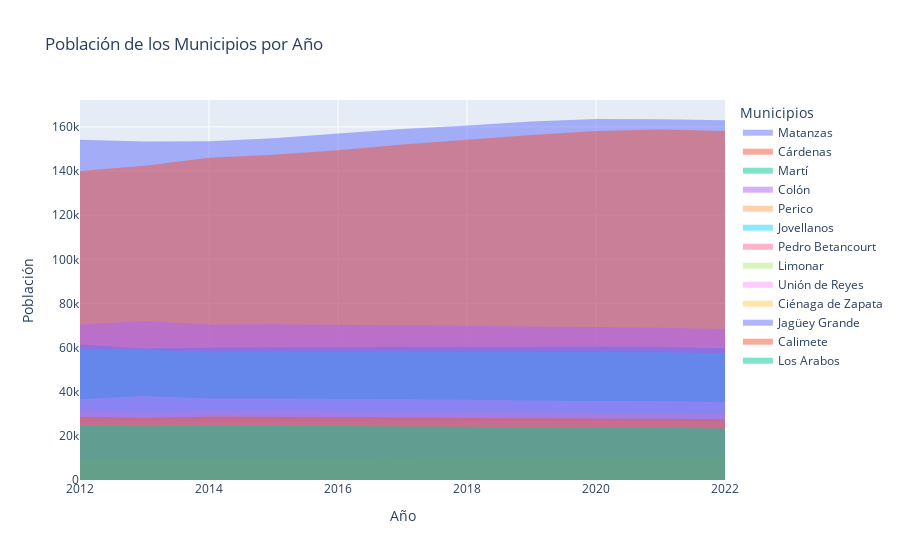

The code cell stored with this chart in its notebook:
### Code cell
import numpy as np
import pandas as pd
import matplotlib.pyplot as plt
import plotly.graph_objects as go
import nbformat

#Importando las tablas a usar
poblacion_municipios=pd.read_csv("C:/Users/crist/Desktop/Proceso-migratorio-en-Matanzas/Proyecto Final/POBLACION POR MUNICIPIO MTZ.csv" )


#Creamos una lista con los distintos grupos de edad a estudiar
municipios = ["Matanzas" ,"Cárdenas" , "Martí" , "Colón" , "Perico" , "Jovellanos ","Pedro Betancourt" , "Limonar" ,"Unión de Reyes" ,"Ciénaga de Zapata" , "Jagüey Grande" ,"Calimete" , "Los Arabos" ]
poblacion_municipios= poblacion_municipios.values.tolist()
#Limpiando la lista de la poblacion y creando una lista con los anios

for poblacion in poblacion_municipios:
    del poblacion[0]

anios= [x for x in range(2012,2023)]

#Creando el grafico de area
fig = go.Figure()
for i, municipio in enumerate(municipios):
    fig.add_trace(go.Scatter(
        x=anios,
        y=poblacion_municipios[i],
        mode='none',
        fill='tozeroy',
        name=municipio
    ))
#Creando los elementos explicativos
fig.update_layout(
    title="Población de los Municipios por Año",
    xaxis_title="Año",
    yaxis_title="Población",
    legend_title="Municipios"
)
#Mostrando el grafico
fig.show()

### Figure 1 — Plotly figure (JSON) as saved in the notebook; plotly's stock layout.template omitted (floating-point values rounded to 4 significant figures)
{"data": [{"fill": "tozeroy", "mode": "none", "name": "Matanzas", "type": "scatter", "x": [2012, 2013, 2014, 2015, 2016, 2017, 2018, 2019, 2020, 2021, 2022], "y": [154149, 153398, 153504, 154857, 156952, 158999, 160629, 162426, 163568, 163496, 162964, 163631]}, {"fill": "tozeroy", "mode": "none", "name": "Cárdenas", "type": "scatter", "x": [2012, 2013, 2014, 2015, 2016, 2017, 2018, 2019, 2020, 2021, 2022], "y": [140012, 142369, 145997, 147419, 149381, 151960, 154204, 156293, 158112, 158857, 158080, 158322]}, {"fill": "tozeroy", "mode": "none", "name": "Martí", "type": "scatter", "x": [2012, 2013, 2014, 2015, 2016, 2017, 2018, 2019, 2020, 2021, 2022], "y": [22343, 22361, 22662, 22617, 22507, 22425, 22236, 22034, 21933, 21829, 21652, 21582]}, {"fill": "tozeroy", "mode": "none", "name": "Colón", "type": "scatter", "x": [2012, 2013, 2014, 2015, 2016, 2017, 2018, 2019, 2020, 2021, 2022], "y": [70508, 72000, 70484, 70606, 70350, 70161, 69881, 69577, 69277, 69037, 68403, 68021]}, {"fill": "tozeroy", "mode": "none", "name": "Perico", "type": "scatter", "x": [2012, 2013, 2014, 2015, 2016, 2017, 2018, 2019, 2020, 2021, 2022], "y": [30965, 30847, 31156, 31148, 31042, 30914, 30774, 30605, 30414, 30299, 29907, 29746]}, {"fill": "tozeroy", "mode": "none", "name": "Jovellanos ", "type": "scatter", "x": [2012, 2013, 2014, 2015, 2016, 2017, 2018, 2019, 2020, 2021, 2022], "y": [59254, 59146, 57854, 58103, 58175, 58173, 58123, 58060, 58031, 57880, 57381, 57216]}, {"fill": "tozeroy", "mode": "none", "name": "Pedro Betancourt", "type": "scatter", "x": [2012, 2013, 2014, 2015, 2016, 2017, 2018, 2019, 2020, 2021, 2022], "y": [31963, 30934, 31458, 31422, 31281, 31067, 30824, 30598, 30363, 30173, 29838, 29565]}, {"fill": "tozeroy", "mode": "none", "name": "Limonar", "type": "scatter", "x": [2012, 2013, 2014, 2015, 2016, 2017, 2018, 2019, 2020, 2021, 2022], "y": [26397, 26989, 26490, 26554, 26635, 26645, 26756, 26704, 26778, 26818, 26633, 26708]}, {"fill": "tozeroy", "mode": "none", "name": "Unión de Reyes", "type": "scatter", "x": [2012, 2013, 2014, 2015, 2016, 2017, 2018, 2019, 2020, 2021, 2022], "y": [36599, 38037, 36931, 36901, 36751, 36560, 36413, 36068, 35846, 35704, 35251, 35021]}, {"fill": "tozeroy", "mode": "none", "name": "Ciénaga de Zapata", "type": "scatter", "x": [2012, 2013, 2014, 2015, 2016, 2017, 2018, 2019, 2020, 2021, 2022], "y": [9589, 9210, 9271, 9375, 9502, 9755, 9968, 10131, 10319, 10439, 10394, 10394]}, {"fill": "tozeroy", "mode": "none", "name": "Jagüey Grande", "type": "scatter", "x": [2012, 2013, 2014, 2015, 2016, 2017, 2018, 2019, 2020, 2021, 2022], "y": [61341, 59581, 60038, 60158, 60284, 60431, 60391, 60428, 60438, 60324, 59736, 59600]}, {"fill": "tozeroy", "mode": "none", "name": "Calimete", "type": "scatter", "x": [2012, 2013, 2014, 2015, 2016, 2017, 2018, 2019, 2020, 2021, 2022], "y": [28658, 28119, 28746, 28713, 28499, 28343, 28100, 27984, 27880, 27781, 27493, 27210]}, {"fill": "tozeroy", "mode": "none", "name": "Los Arabos", "type": "scatter", "x": [2012, 2013, 2014, 2015, 2016, 2017, 2018, 2019, 2020, 2021, 2022], "y": [24750, 24323, 24624, 24604, 24416, 24274, 24119, 23935, 23801, 23683, 23336, 23111]}], "layout": {"legend": {"title": {"text": "Municipios"}}, "title": {"text": "Población de los Municipios por Año"}, "xaxis": {"title": {"text": "Año"}}, "yaxis": {"title": {"text": "Población"}}}}
